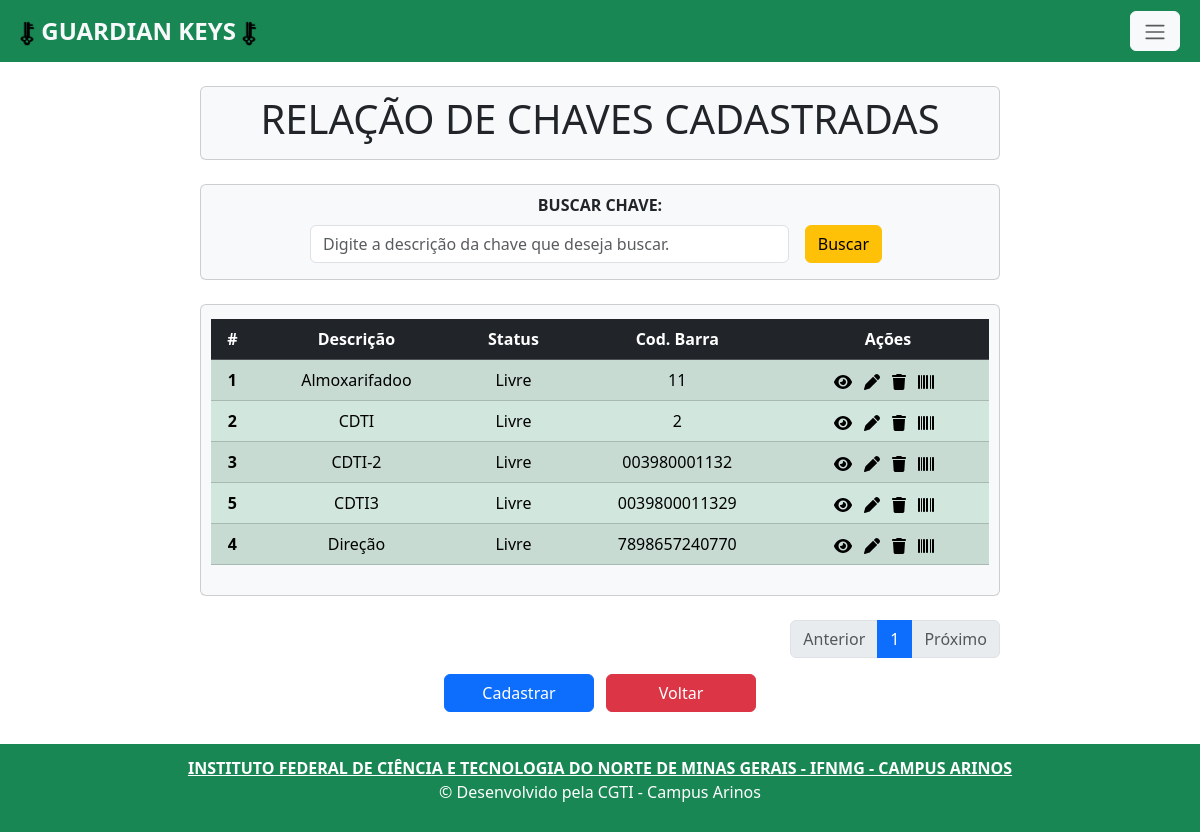
The page /chave_index/ on the database as committed earlier.
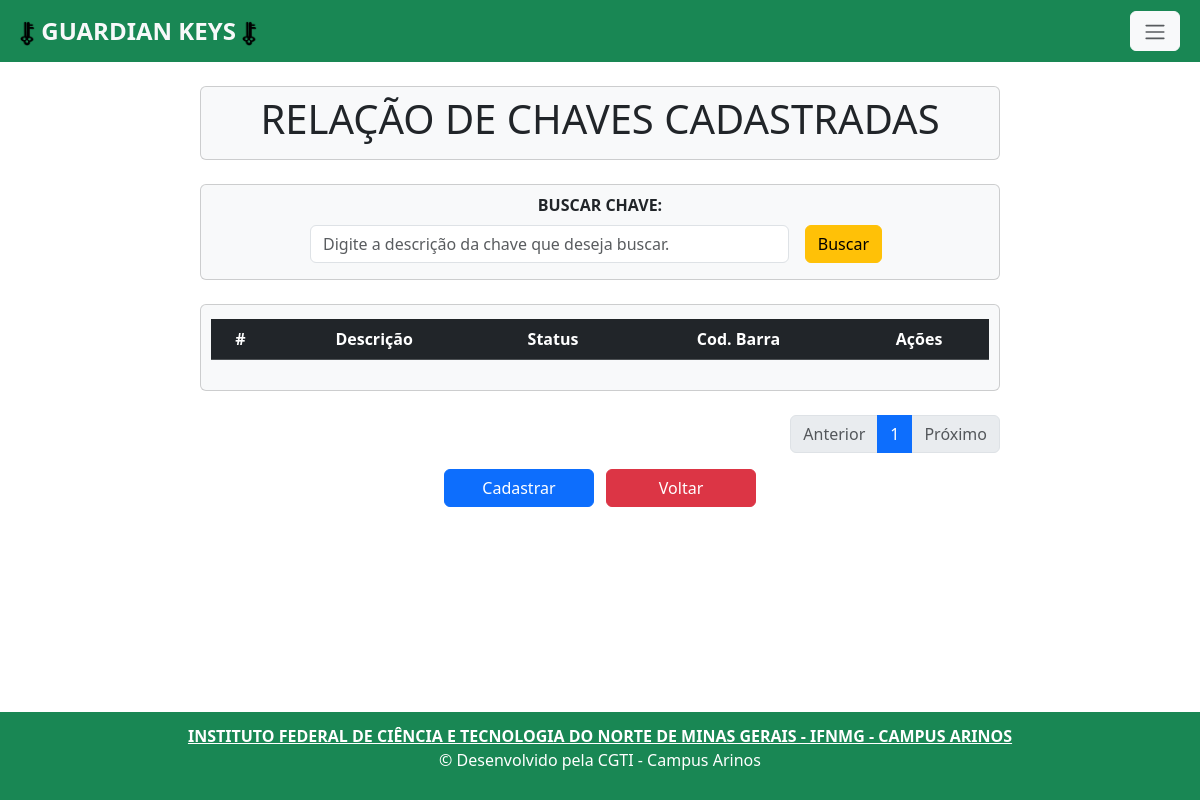
The same page on the database as committed later.
### app/models.py (models this page shows, shortened)
class Chave(models.Model):
    descricao = models.CharField(max_length=150)
    status = models.CharField(max_length=22, choices=STATUS, default='Livre')
    codbarra = models.CharField(max_length=150, unique=True)

### app/views.py (the view)
# urls.py: path('chave_index/', chave_index, name='chave_index'),
def chave_index(request):
    data = {}
    search = request.GET.get('search')
    if search:
        data['db'] = Chave.objects.filter(descricao__icontains=search).order_by('descricao')
        paginators = Paginator (data['db'], 1000)
        page_num = request.GET.get('page')
        page = paginators.get_page(page_num)
    else:
        data['db'] = Chave.objects.all().order_by('descricao')
        paginators = Paginator (data['db'], 10)
        page_num = request.GET.get('page')
        page = paginators.get_page(page_num)
    return render(request, 'chave_index.html', {'page': page})

### app/templates/chave_index.html (shortened to what this page needs)
{% extends 'base.html' %}
{% load static %}
{% block content%}
    <div class="col-8 m-auto pt-2 pb-2 text-center card rounded bg-light mb-4">
    <h1>RELAÇÃO DE CHAVES CADASTRADAS</h1>
    </div>
    <div class="col-8 m-auto pt-2 pb-2 text-center card rounded bg-light mb-4">
      <form  method="get" >
        <label for="inputBuscar" class="form-label" ></label><strong>BUSCAR CHAVE:</strong></label>
        <div class="d-flex justify-content-center align-items-center mt-2 mb-2">
          <input type="text" id="search" name="search" class="form-control me-3" style="width: 60%;" placeholder="Digite a descrição da chave que deseja buscar.">
          <button type="submit" class="btn btn-warning me-2">Buscar</button>
        </div>
      </form>
    </div>
    <div class="col-8 m-auto pt-1 pb-1 text-center card rounded bg-light mb-4">
        <div class="table-responsive" style="margin: 10px; overflow-x: auto;">
          <table class="table table-striped" style="max-width: 100%;">
            <thead class="table-dark">
              <tr>
                <th scope="col">#</th>
                <th scope="col">Descrição</th>
                <th scope="col">Status</th>
                <th scope="col">Cod. Barra</th>
                <th scope="col">Ações</th>
              </tr>
            </thead>
            <tbody>
              {% for dbs in page.object_list %}
                <tr class="{% if dbs.status == 'Livre' %}table-success{% else %}table-danger{% endif %}">
                  <th scope="row">{{dbs.id}}</th>
                  <td>{{dbs.descricao}}</td>
                  <td>{{dbs.status}}</td>
                  <td>{{dbs.codbarra}}</td>
                  <td>
                    <a class="me-2" href="/chave_view/{{dbs.id}}/"></a>
                    {% if dbs.status == 'Livre' %}<a class="me-2" href="/chave_edit/{{dbs.id}}/"></a> {% endif %}
                    {% if dbs.status == 'Livre' %} <a class="me-2" onclick="return confirm('Deseja apagar este registro?');" href="/chave_delete/{{dbs.id}}"></a> {% endif %}
                    <a class="me-2" href="/gerarcodbarra/{{dbs.id}}/"></a>
                  </td>
                </tr>
              {% endfor %}
            </tbody>
          </table>
        </div>
    </div>
      <div class=" col-8  m-auto d-flex justify-content-end ">
          <div >
            <ul class="pagination">
              {% if page.has_previous %}
                <li class="page-item">
                  <a class="page-link" href="{% url 'chave_index' %}?page={{page.previous_page_number}}">Anterior</a>
                </li>
              {% else %}
                <li class="page-item disabled">
                  <a class="page-link" href="#" tabindex="-1" aria-disabled="true">Anterior</a>
                </li>
              {% endif %}
              {% for pg in page.paginator.page_range %}
                {% if pg == 1 or pg == 2 or pg == 3 or pg == page.paginator.num_pages or page == page.paginator.num_pages|add:'-1' or page == page.paginator.num_pages|add:'-2'%}
                  {% if page.number == pg %}
                    <li class="page-item active"><a class="page-link" href="?page={{ pg }}">{{ pg }}</a></li>
                  {% else %}
                    <li class="page-item"><a class="page-link" href="?page={{ pg }}">{{ pg }}</a></li>
                  {% endif %}
                {% endif %}
              {% endfor %}
              {% if page.has_next %}
                <li class="page-item-active">
                  <a class="page-link" href="{% url 'chave_index' %}?page={{page.next_page_number}}">Próximo</a>
                </li>
              {% else %}
                <li class="page-item disabled">
                  <a class="page-link" href="#" tabindex="-1" aria-disabled="true">Próximo</a>
                </li>
              {% endif %}
            </ul>
          </div>
        </div>
      <div class="col-8 m-auto  pb-2 text-center ">
         <a class="btn btn-primary me-2" style="width: 150px;" href="/chave_form"> Cadastrar </a>
        <a class="btn btn-danger" style="width: 150px;" href="/"> Voltar </a>
      </div>
{% endblock %}

Rows that differ between the two databases and show on the page:
removed Chave: id "1", descricao "Almoxarifadoo", status "Livre", codbarra "11"
removed Chave: id "2", descricao "CDTI", status "Livre", codbarra "2"
removed Chave: id "3", descricao "CDTI-2", status "Livre", codbarra "003980001132"
removed Chave: id "5", descricao "CDTI3", status "Livre", codbarra "0039800011329"
removed Chave: id "4", descricao "Direção", status "Livre", codbarra "7898657240770"
